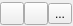
<?xml version="1.0" encoding="UTF-8"?>
<ui version="4.0">
 <class>mqScalarsControlsWidget</class>
 <widget class="QWidget" name="mqScalarsControlsWidget">
  <property name="geometry">
   <rect>
    <x>0</x>
    <y>0</y>
    <width>73</width>
    <height>26</height>
   </rect>
  </property>
  <property name="sizePolicy">
   <sizepolicy hsizetype="Fixed" vsizetype="Fixed">
    <horstretch>0</horstretch>
    <verstretch>0</verstretch>
   </sizepolicy>
  </property>
  <property name="windowTitle">
   <string>Form</string>
  </property>
  <layout class="QVBoxLayout" name="mainLayout">
   <property name="spacing">
    <number>0</number>
   </property>
   <property name="leftMargin">
    <number>0</number>
   </property>
   <property name="topMargin">
    <number>0</number>
   </property>
   <property name="rightMargin">
    <number>0</number>
   </property>
   <property name="bottomMargin">
    <number>0</number>
   </property>
   <item>
    <layout class="QVBoxLayout" name="verticalLayout" stretch="0">
     <property name="spacing">
      <number>0</number>
     </property>
     <property name="topMargin">
      <number>1</number>
     </property>
     <property name="bottomMargin">
      <number>0</number>
     </property>
     <item>
      <layout class="QHBoxLayout" name="horizontalLayout">
       <property name="spacing">
        <number>0</number>
       </property>
       <item>
        <widget class="QToolButton" name="ScalarsVisibility">
         <property name="toolTip">
          <string>Display scalars on/off toggle button</string>
         </property>
         <property name="text">
          <string/>
         </property>
         <property name="icon">
          <iconset resource="../Icons/icons.qrc">
           <normaloff>:/Icons/scalars.png</normaloff>:/Icons/scalars.png</iconset>
         </property>
         <property name="checkable">
          <bool>true</bool>
         </property>
         <property name="checked">
          <bool>false</bool>
         </property>
        </widget>
       </item>
       <item>
        <widget class="QToolButton" name="ColorScaleEdit">
         <property name="toolTip">
          <string>Edit look up table</string>
         </property>
         <property name="text">
          <string/>
         </property>
         <property name="icon">
          <iconset resource="../Icons/icons.qrc">
           <normaloff>:/Icons/color_scale_edit.png</normaloff>:/Icons/color_scale_edit.png</iconset>
         </property>
         <property name="checkable">
          <bool>false</bool>
         </property>
        </widget>
       </item>
       <item>
        <widget class="QToolButton" name="TagEdit">
         <property name="toolTip">
          <string>Edit tags</string>
         </property>
         <property name="text">
          <string>...</string>
         </property>
         <property name="icon">
          <iconset resource="../Icons/icons.qrc">
           <normaloff>:/Icons/tag_edit.png</normaloff>:/Icons/tag_edit.png</iconset>
         </property>
         <property name="checkable">
          <bool>false</bool>
         </property>
        </widget>
       </item>
      </layout>
     </item>
    </layout>
   </item>
  </layout>
 </widget>
 <resources>
  <include location="../Icons/icons.qrc"/>
 </resources>
 <connections/>
</ui>
